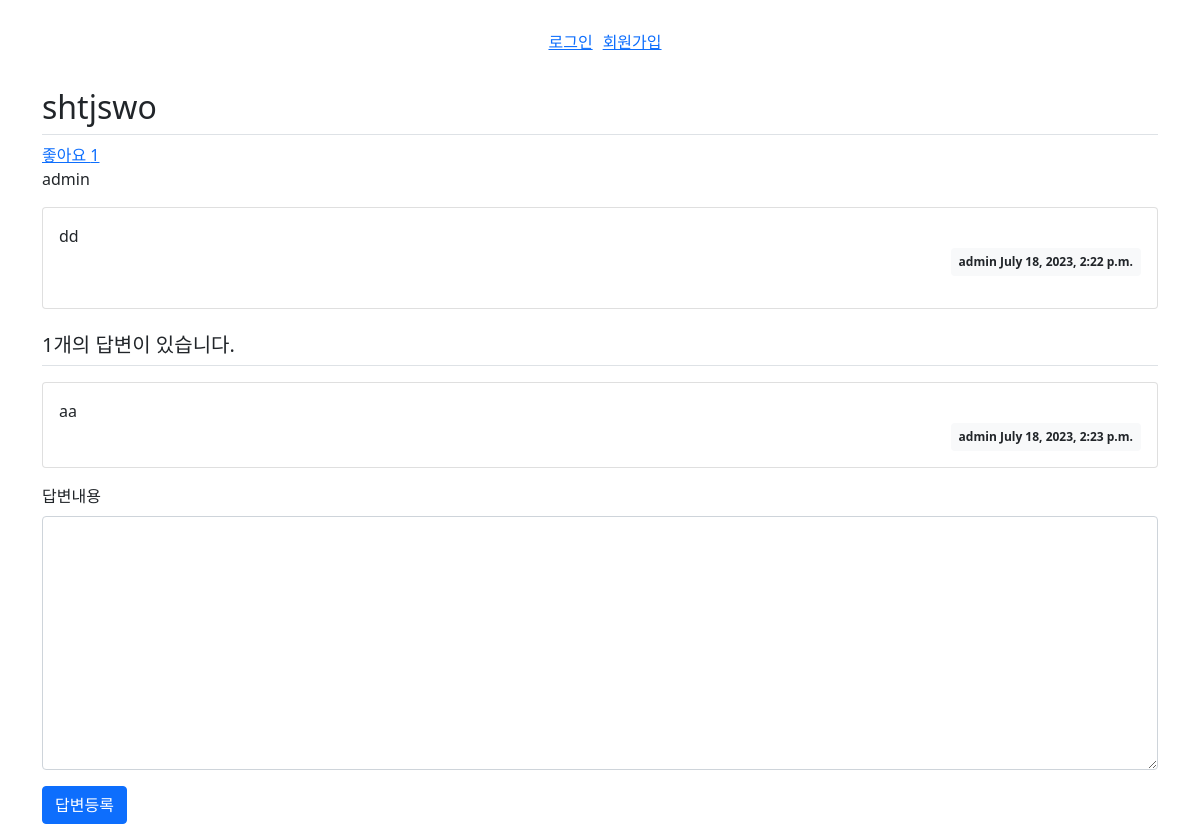
Screenshot of /hello/25/ with the database file from the repository.
### hello/models.py (models this page shows, shortened)
class Question(models.Model):
    subject = models.CharField(max_length = 2000)
    author = models.ForeignKey(User, on_delete= models.CASCADE)
    content = models.TextField()
    create_date = models.DateTimeField()
    modify_date = models.DateTimeField(null = True, blank = True)
    star = models.ManyToManyField(User, related_name ='stars', blank = True)

class Answer(models.Model):
    author = models.ForeignKey(User, on_delete= models.CASCADE)
    question = models.ForeignKey(Question, on_delete = models.CASCADE)
    create_date = models.DateTimeField()
    content = models.TextField()
    create_date = models.DateTimeField()
    modify_date = models.DateTimeField(null = True, blank = True)

### hello/views.py (the view)
# urls.py: path('<int:question_id>/' , views.detail, name = 'detail'),
def detail(request, question_id):
    question = Question.objects.get(id = question_id)
    answer_list = Answer.objects.filter(question_id = question_id)
    context = {'question': question, 'answer_list': answer_list}
    return render(request, 'hello/question_detail.html', context)

### templates/hello/question_detail.html (shortened to what this page needs)
{% extends 'common/base.html' %}
{% block content %}
<div class="container my-3">
    <h2 class="border-bottom py-2">{{ question.subject }}</h2>
    <a href="{% url 'hello:question_stars' question.id %}">좋아요 {{ question.star.count }}</a>
    {% for username in question.star.all %}
        <p>{{username}}</p>
    {% endfor %}
    <div class="card my-3">
        <div class="card-body">
            <div class="card-text" style="white-space: pre-line;">{{question.content}}</div>
            <div class="d-flex justify-content-end">
                <div class="badge bg-light text-dark p-2">
                    {{ question.author }} {{ question.create_date }}
                </div>
            </div>
        </div>
    </div>
    <h5 class="border-bottom my-3 py-2">{{ question.answer_set.count }}개의 답변이 있습니다.</h5>
    {% for answer in question.answer_set.all %}
    <div class="card my-3">
        <div class="card-body">
            <div class="card-text" style="white-space: pre-line;">{{ answer.content }}</div>
            <div class="d-flex justify-content-end">
                <div class="badge bg-light text-dark p-2">
                    {{ answer.author }} {{ answer.create_date }}
                </div>
            </div>
        </div>
    </div>
    {% endfor %}
    <form action="{% url 'hello:answer_create' question.id %}" method="post" class="my-3">
        <div class="mb-3">
            <label for="content" class="form-label">답변내용</label>
            <textarea name="content" id="content" class="form-control" rows="10"></textarea>
        </div>
        <input type="submit" value="답변등록" class="btn btn-primary">
    </form>
</div>
{% endblock %}
<!-- {% load static %}

### rows the page displays
Question: subject "shtjswo", star.count "1", content "dd", author "admin", create_date "July 18, 2023, 2:22 p.m.", answer_set.count "1"
Answer: content "aa", author "admin", create_date "July 18, 2023, 2:23 p.m."

### other values shown
{{ username }} "admin"
